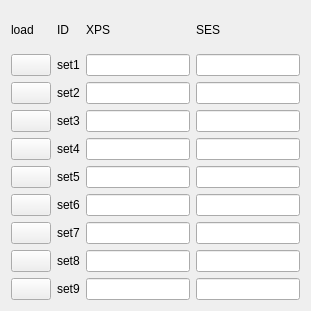
  <widget class="QWidget" name="layoutWidget_4">
   <property name="geometry">
    <rect>
     <x>10</x>
     <y>340</y>
     <width>311</width>
     <height>311</height>
    </rect>
   </property>
   <layout class="QGridLayout" name="gridLayout_8">
    <item row="9" column="2">
     <widget class="PyDMLineEdit" name="PyDMLineEdit_316">
      <property name="toolTip">
       <string/>
      </property>
     </widget>
    </item>
    <item row="10" column="0">
     <widget class="PyDMShellCommand" name="PyDMShellCommand_36">
      <property name="toolTip">
       <string/>
      </property>
     </widget>
    </item>
    <item row="13" column="0">
     <widget class="PyDMShellCommand" name="PyDMShellCommand_41">
      <property name="toolTip">
       <string/>
      </property>
     </widget>
    </item>
    <item row="8" column="2">
     <widget class="PyDMLineEdit" name="PyDMLineEdit_314">
      <property name="toolTip">
       <string/>
      </property>
     </widget>
    </item>
    <item row="0" column="1">
     <widget class="PyDMLabel" name="PyDMLabel_83">
      <property name="toolTip">
       <string/>
      </property>
      <property name="text">
       <string>ID</string>
      </property>
     </widget>
    </item>
    <item row="5" column="0">
     <widget class="PyDMShellCommand" name="PyDMShellCommand_40">
      <property name="toolTip">
       <string/>
      </property>
     </widget>
    </item>
    <item row="5" column="1">
     <widget class="PyDMLabel" name="PyDMLabel_57">
      <property name="toolTip">
       <string/>
      </property>
      <property name="text">
       <string>set4</string>
      </property>
     </widget>
    </item>
    <item row="12" column="1">
     <widget class="PyDMLabel" name="PyDMLabel_80">
      <property name="toolTip">
       <string/>
      </property>
      <property name="text">
       <string>set8</string>
      </property>
     </widget>
    </item>
    <item row="5" column="3">
     <widget class="PyDMLineEdit" name="PyDMLineEdit_267">
      <property name="toolTip">
       <string/>
      </property>
      <property name="channel" stdset="0">
       <string>ca://SPEC:mono132_SV_S1</string>
      </property>
     </widget>
    </item>
    <item row="0" column="2">
     <widget class="PyDMLabel" name="PyDMLabel_78">
      <property name="toolTip">
       <string/>
      </property>
      <property name="text">
       <string>XPS</string>
      </property>
     </widget>
    </item>
    <item row="8" column="0">
     <widget class="PyDMShellCommand" name="PyDMShellCommand_34">
      <property name="toolTip">
       <string/>
      </property>
     </widget>
    </item>
    <item row="13" column="1">
     <widget class="PyDMLabel" name="PyDMLabel_77">
      <property name="toolTip">
       <string/>
      </property>
      <property name="text">
       <string>set9</string>
      </property>
     </widget>
    </item>
    <item row="9" column="3">
     <widget class="PyDMLineEdit" name="PyDMLineEdit_254">
      <property name="toolTip">
       <string/>
      </property>
     </widget>
    </item>
    <item row="3" column="1">
     <widget class="PyDMLabel" name="PyDMLabel_75">
      <property name="toolTip">
       <string/>
      </property>
      <property name="text">
       <string>set3</string>
      </property>
     </widget>
    </item>
    <item row="12" column="2">
     <widget class="PyDMLineEdit" name="PyDMLineEdit_272">
      <property name="toolTip">
       <string/>
      </property>
      <property name="channel" stdset="0">
       <string>ca://SPEC:m1pit_SV</string>
      </property>
     </widget>
    </item>
    <item row="3" column="0">
     <widget class="PyDMShellCommand" name="PyDMShellCommand_37">
      <property name="toolTip">
       <string/>
      </property>
     </widget>
    </item>
    <item row="8" column="3">
     <widget class="PyDMLineEdit" name="PyDMLineEdit_296">
      <property name="toolTip">
       <string/>
      </property>
     </widget>
    </item>
    <item row="0" column="3">
     <widget class="PyDMLabel" name="PyDMLabel_74">
      <property name="toolTip">
       <string/>
      </property>
      <property name="text">
       <string>SES</string>
      </property>
     </widget>
    </item>
    <item row="8" column="1">
     <widget class="PyDMLabel" name="PyDMLabel_79">
      <property name="toolTip">
       <string/>
      </property>
      <property name="text">
       <string>set5</string>
      </property>
     </widget>
    </item>
    <item row="13" column="3">
     <widget class="PyDMLineEdit" name="PyDMLineEdit_285">
      <property name="toolTip">
       <string/>
      </property>
     </widget>
    </item>
    <item row="10" column="3">
     <widget class="PyDMLineEdit" name="PyDMLineEdit_260">
      <property name="toolTip">
       <string/>
      </property>
     </widget>
    </item>
    <item row="10" column="1">
     <widget class="PyDMLabel" name="PyDMLabel_81">
      <property name="toolTip">
       <string/>
      </property>
      <property name="text">
       <string>set7</string>
      </property>
     </widget>
    </item>
    <item row="0" column="0">
     <widget class="PyDMLabel" name="PyDMLabel_85">
      <property name="toolTip">
       <string/>
      </property>
      <property name="text">
       <string>load</string>
      </property>
     </widget>
    </item>
    <item row="5" column="2">
     <widget class="PyDMLineEdit" name="PyDMLineEdit_301">
      <property name="toolTip">
       <string/>
      </property>
      <property name="channel" stdset="0">
       <string>ca://SPEC:mono132_SV_S2</string>
      </property>
     </widget>
    </item>
    <item row="12" column="3">
     <widget class="PyDMLineEdit" name="PyDMLineEdit_281">
      <property name="toolTip">
       <string/>
      </property>
      <property name="readOnly">
       <bool>true</bool>
      </property>
      <property name="channel" stdset="0">
       <string>ca://SPEC:ID_SV0</string>
      </property>
     </widget>
    </item>
    <item row="13" column="2">
     <widget class="PyDMLineEdit" name="PyDMLineEdit_277">
      <property name="toolTip">
       <string/>
      </property>
     </widget>
    </item>
    <item row="2" column="1">
     <widget class="PyDMLabel" name="PyDMLabel_82">
      <property name="toolTip">
       <string/>
      </property>
      <property name="text">
       <string>set2</string>
      </property>
     </widget>
    </item>
    <item row="10" column="2">
     <widget class="PyDMLineEdit" name="PyDMLineEdit_304">
      <property name="toolTip">
       <string/>
      </property>
      <property name="channel" stdset="0">
       <string>ca://SPEC:m1pit_SV</string>
      </property>
     </widget>
    </item>
    <item row="9" column="0">
     <widget class="PyDMShellCommand" name="PyDMShellCommand_33">
      <property name="toolTip">
       <string/>
      </property>
     </widget>
    </item>
    <item row="3" column="3">
     <widget class="PyDMLineEdit" name="PyDMLineEdit_262">
      <property name="toolTip">
       <string/>
      </property>
      <property name="channel" stdset="0">
       <string>ca://SPEC:mono132_SV_S1</string>
      </property>
     </widget>
    </item>
    <item row="12" column="0">
     <widget class="PyDMShellCommand" name="PyDMShellCommand_35">
      <property name="toolTip">
       <string/>
      </property>
     </widget>
    </item>
    <item row="3" column="2">
     <widget class="PyDMLineEdit" name="PyDMLineEdit_283">
      <property name="toolTip">
       <string/>
      </property>
     </widget>
    </item>
    <item row="1" column="0">
     <widget class="PyDMShellCommand" name="PyDMShellCommand_38">
      <property name="toolTip">
       <string/>
      </property>
     </widget>
    </item>
    <item row="1" column="1">
     <widget class="PyDMLabel" name="PyDMLabel_86">
      <property name="toolTip">
       <string/>
      </property>
      <property name="text">
       <string>set1</string>
      </property>
     </widget>
    </item>
    <item row="2" column="2">
     <widget class="PyDMLineEdit" name="PyDMLineEdit_255">
      <property name="toolTip">
       <string/>
      </property>
      <property name="readOnly">
       <bool>true</bool>
      </property>
      <property name="channel" stdset="0">
       <string>ca://SPEC:ID_SV</string>
      </property>
     </widget>
    </item>
    <item row="2" column="3">
     <widget class="PyDMLineEdit" name="PyDMLineEdit_282">
      <property name="toolTip">
       <string/>
      </property>
      <property name="channel" stdset="0">
       <string>ca://SPEC:mono132_SV_S1</string>
      </property>
     </widget>
    </item>
    <item row="1" column="3">
     <widget class="PyDMLineEdit" name="PyDMLineEdit_263">
      <property name="toolTip">
       <string/>
      </property>
      <property name="channel" stdset="0">
       <string>ca://SPEC:mono132_SV</string>
      </property>
     </widget>
    </item>
    <item row="1" column="2">
     <widget class="PyDMLineEdit" name="PyDMLineEdit_288">
      <property name="toolTip">
       <string/>
      </property>
     </widget>
    </item>
    <item row="9" column="1">
     <widget class="PyDMLabel" name="PyDMLabel_76">
      <property name="toolTip">
       <string/>
      </property>
      <property name="text">
       <string>set6</string>
      </property>
     </widget>
    </item>
    <item row="2" column="0">
     <widget class="PyDMShellCommand" name="PyDMShellCommand_39">
      <property name="toolTip">
       <string/>
      </property>
     </widget>
    </item>
   </layout>
  </widget>
